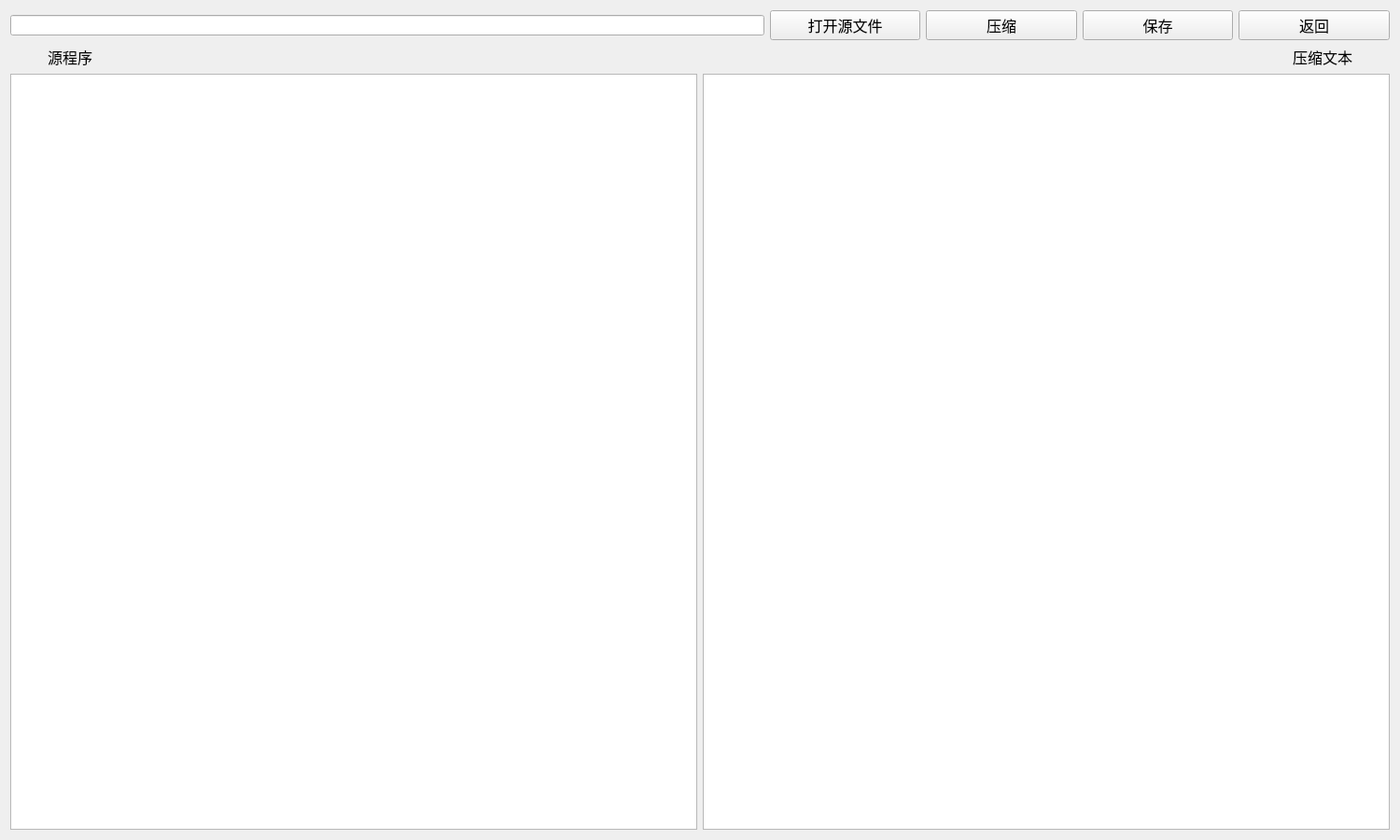
<?xml version="1.0" encoding="UTF-8"?>
<ui version="4.0">
 <class>SubWidget</class>
 <widget class="QWidget" name="SubWidget">
  <property name="geometry">
   <rect>
    <x>0</x>
    <y>0</y>
    <width>1500</width>
    <height>900</height>
   </rect>
  </property>
  <property name="windowTitle">
   <string>压缩程序</string>
  </property>
  <layout class="QVBoxLayout" name="verticalLayout">
   <item>
    <layout class="QHBoxLayout" name="horizontalLayout" stretch="5,1,1,1,1">
     <item>
      <widget class="QLineEdit" name="lineEdit"/>
     </item>
     <item>
      <widget class="QPushButton" name="pushButton">
       <property name="font">
        <font>
         <pointsize>12</pointsize>
        </font>
       </property>
       <property name="text">
        <string>打开源文件</string>
       </property>
      </widget>
     </item>
     <item>
      <widget class="QPushButton" name="pushButton_2">
       <property name="font">
        <font>
         <pointsize>12</pointsize>
        </font>
       </property>
       <property name="text">
        <string>压缩</string>
       </property>
      </widget>
     </item>
     <item>
      <widget class="QPushButton" name="pushButton_3">
       <property name="font">
        <font>
         <pointsize>12</pointsize>
        </font>
       </property>
       <property name="text">
        <string>保存</string>
       </property>
      </widget>
     </item>
     <item>
      <widget class="QPushButton" name="pushButton_4">
       <property name="font">
        <font>
         <pointsize>12</pointsize>
        </font>
       </property>
       <property name="text">
        <string>返回</string>
       </property>
      </widget>
     </item>
    </layout>
   </item>
   <item>
    <layout class="QHBoxLayout" name="horizontalLayout_2" stretch="0,0,1,0,0">
     <item>
      <spacer name="horizontalSpacer_2">
       <property name="orientation">
        <enum>Qt::Horizontal</enum>
       </property>
       <property name="sizeHint" stdset="0">
        <size>
         <width>40</width>
         <height>20</height>
        </size>
       </property>
      </spacer>
     </item>
     <item>
      <widget class="QLabel" name="label">
       <property name="font">
        <font>
         <pointsize>12</pointsize>
        </font>
       </property>
       <property name="text">
        <string>源程序</string>
       </property>
      </widget>
     </item>
     <item>
      <spacer name="horizontalSpacer">
       <property name="orientation">
        <enum>Qt::Horizontal</enum>
       </property>
       <property name="sizeHint" stdset="0">
        <size>
         <width>40</width>
         <height>20</height>
        </size>
       </property>
      </spacer>
     </item>
     <item>
      <widget class="QLabel" name="label_2">
       <property name="font">
        <font>
         <pointsize>12</pointsize>
        </font>
       </property>
       <property name="text">
        <string>压缩文本</string>
       </property>
      </widget>
     </item>
     <item>
      <spacer name="horizontalSpacer_3">
       <property name="orientation">
        <enum>Qt::Horizontal</enum>
       </property>
       <property name="sizeHint" stdset="0">
        <size>
         <width>40</width>
         <height>20</height>
        </size>
       </property>
      </spacer>
     </item>
    </layout>
   </item>
   <item>
    <layout class="QHBoxLayout" name="horizontalLayout_3" stretch="0,0">
     <item>
      <widget class="QTextEdit" name="textEdit"/>
     </item>
     <item>
      <widget class="QTextEdit" name="textEdit_2"/>
     </item>
    </layout>
   </item>
  </layout>
 </widget>
 <resources/>
 <connections/>
</ui>
